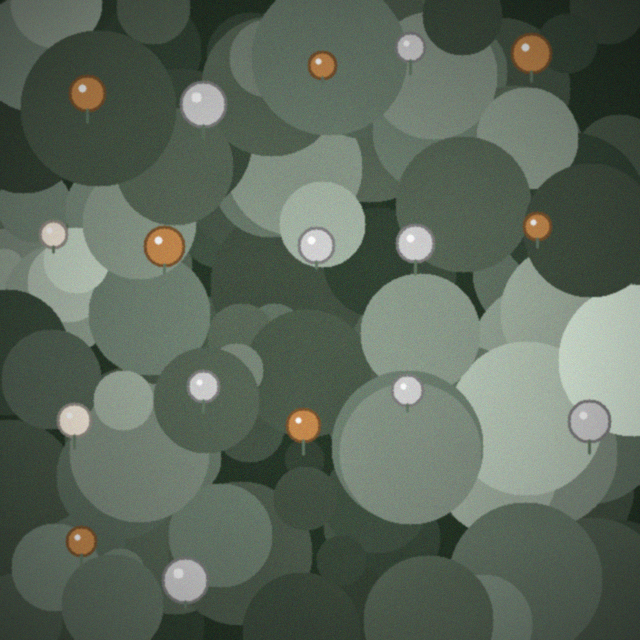
#> input picture data/images/test_synthetic/trichome_amber_peak_640px.png, 640 x 640 px
$ python -i drift.py   (imports and definitions only)   (older library calls are emulated)
#> lines starting #> are read from the running program, lines starting #| are printed output that depends on the picture
"""
active_learning.analysis.drift — Dataset drift detection for trichome datasets.

Dataset drift occurs when the distribution of new unlabeled images differs
from the training distribution. Common in trichome datasets:
  - New strains with different morphology
  - Different microscope or magnification
  - Different lighting conditions
  - Different growth stage or processing

Drift detection approaches implemented:
1. Feature-based (MMD): Maximum Mean Discrepancy on image statistics
2. Prediction-based: Shift in confidence/class distribution
3. Statistical (KS test): Kolmogorov-Smirnov test on feature distributions
4. Representation drift: Cosine distance in embedding space

If drift is detected → trigger active learning re-annotation of new samples
before including them in training.
"""

from __future__ import annotations

import logging
from dataclasses import dataclass, field
from typing import Any

import numpy as np
from numpy.typing import NDArray
from scipy import stats as scipy_stats

logger = logging.getLogger(__name__)


# ---------------------------------------------------------------------------
# Result types
# ---------------------------------------------------------------------------

@dataclass
class DriftResult:
    """Result of a drift detection test."""

    test_name: str
    """Which drift test was applied."""

    drift_detected: bool
    """True if significant drift is detected."""

    severity: str
    """'none', 'mild', 'moderate', 'severe'."""

    score: float
    """Test-specific drift score. Higher = more drift."""

    threshold: float
    """Threshold used to determine drift_detected."""

    p_value: float | None = None
    """Statistical p-value if applicable."""

    details: dict[str, Any] = field(default_factory=dict)
    """Test-specific details."""


@dataclass
class DriftReport:
    """Combined drift analysis report."""

    results: list[DriftResult]
    overall_drift_detected: bool
    recommendation: str
    num_reference_samples: int
    num_test_samples: int
    analyzed_at: str = ""


# ---------------------------------------------------------------------------
# Feature extraction
# ---------------------------------------------------------------------------

def extract_image_statistics(
    image: NDArray[np.uint8],
) -> NDArray[np.float64]:
    """
    Extract simple statistical features from an image.

    Features (17-dim):
    - RGB channel means (3)
    - RGB channel stds (3)
    - HSV channel means (3)
    - HSV channel stds (3)
    - Laplacian variance (1) — sharpness
    - Histogram entropy (3) — R/G/B histogram entropies
    - Aspect ratio (1)

    Args:
        image: HWC uint8 RGB numpy array.

    Returns:
        17-dimensional feature vector.
    """
    import cv2

    features = []

    # RGB stats
    for c in range(3):
        ch = image[:, :, c].astype(np.float64)
        features.append(ch.mean())
        features.append(ch.std())
#> this loop made 3 passes
#> pass 1, in extract_image_statistics, `ch = image[:, :, c].astype(np.float64)`:
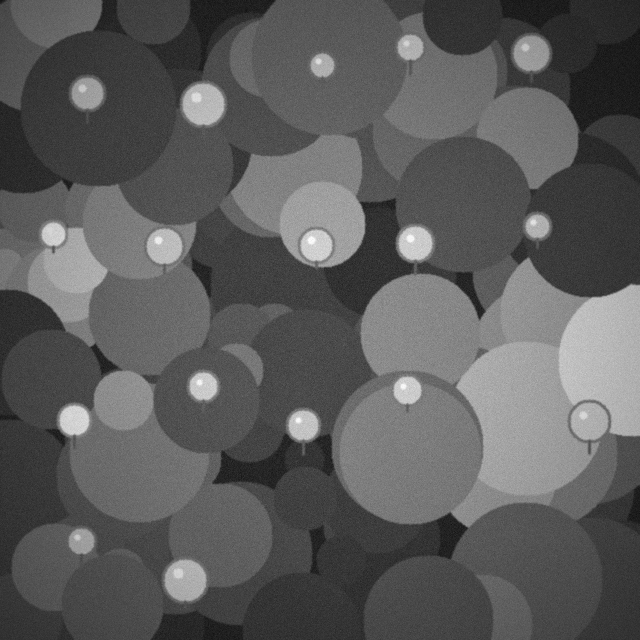
#> ch: shape (640, 640) float64; min 14, max 251, mean 91.8
#> after the loop, features = [91.83, 39.24, 103.6, 38.04, 90.34, 38.33]

    # HSV stats
    hsv = cv2.cvtColor(image, cv2.COLOR_RGB2HSV)
#> hsv: shape (640, 640, 3); mean H, S, V 60, 44.1, 104.5
    for c in range(3):
        ch = hsv[:, :, c].astype(np.float64)
        features.append(ch.mean())
        features.append(ch.std())
#> this loop made 3 passes
#> pass 1, in extract_image_statistics, `ch = hsv[:, :, c].astype(np.float64)`:
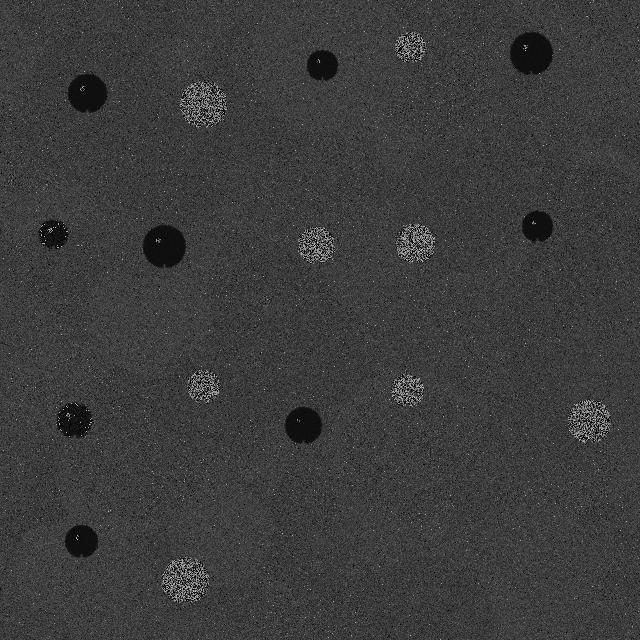
#> ch: shape (640, 640) float64; min 0, max 179, mean 60
#> pass 2, in extract_image_statistics, `ch = hsv[:, :, c].astype(np.float64)`:
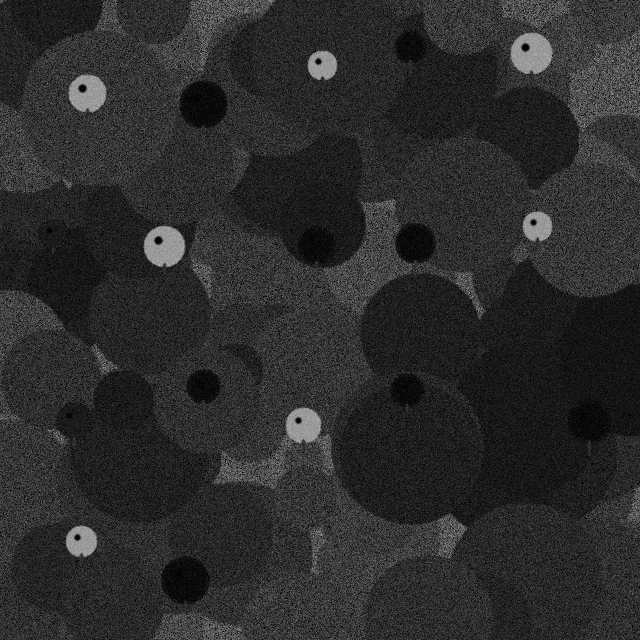
#> ch: shape (640, 640) float64; min 0, max 188, mean 44.1
#> after the loop, features = [91.83, 39.24, 103.6, 38.04, 90.34, 38.33, 60, 17.51, 44.07, 24.39, 104.5, 38.83]

    # Sharpness (Laplacian variance)
    gray = cv2.cvtColor(image, cv2.COLOR_RGB2GRAY)
    lap = cv2.Laplacian(gray, cv2.CV_64F)
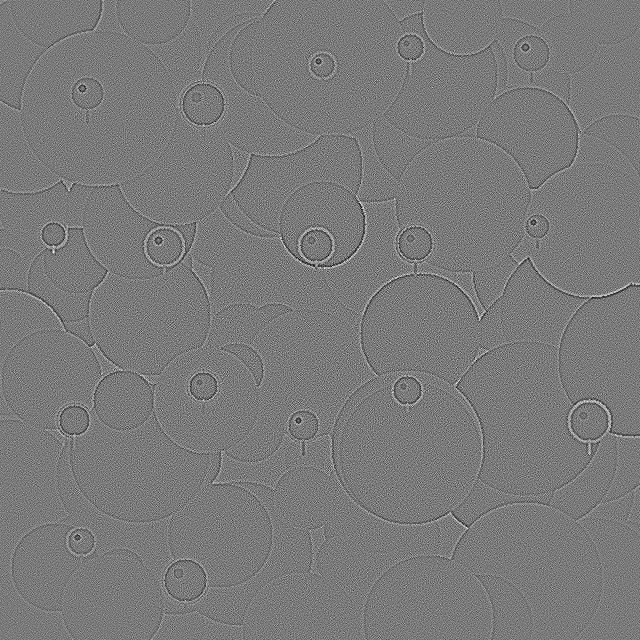
#> lap: shape (640, 640) float64; min -75, max 81, mean 0; drawn with min black and max white
    features.append(lap.var())

    # Histogram entropy (R, G, B)
    for c in range(3):
        hist, _ = np.histogram(image[:, :, c], bins=32, range=(0, 256))
        hist = hist / hist.sum()
        # Shannon entropy
        h = -np.sum(hist * np.log(hist + 1e-10))
        features.append(h)
#> this loop made 3 passes
#> h on passes 1 to 3: 2.9, 2.89, 2.88
#> after the loop, features = [91.83, 39.24, 103.6, 38.04, 90.34, 38.33, 60, 17.51, 44.07, 24.39, 104.5, 38.83, 194, 2.9, 2.89, 2.88]

    # Aspect ratio
    h_px, w_px = image.shape[:2]
#> h_px = 640; w_px = 640
    features.append(w_px / max(h_px, 1))

    return np.array(features, dtype=np.float64)


# ---------------------------------------------------------------------------
# MMD (Maximum Mean Discrepancy)
# ---------------------------------------------------------------------------

# [181 lines left out: functions compute_mmd, compute_ks_drift, compute_prediction_drift, not called in this run]


# ---------------------------------------------------------------------------
# Main drift detector
# ---------------------------------------------------------------------------

class DriftDetector:
    """
    Combined drift detector for trichome datasets.

    Runs multiple drift tests and aggregates results.
    Triggers active learning re-annotation recommendation when drift detected.

    Usage::

        detector = DriftDetector()
        detector.fit_reference(reference_features)

        report = detector.analyze(new_features, new_class_dist)
        if report.overall_drift_detected:
            # Route new images to active learning queue
    """

    # [127 lines left out: functions __init__, fit_reference, analyze, not called in this run]

>>> import cv2
>>> picture = cv2.cvtColor(cv2.imread('../../data/images/test_synthetic/trichome_amber_peak_640px.png'), cv2.COLOR_BGR2RGB)
>>> result = extract_image_statistics(picture)
#> result = 17 values, max 194 at index 12, min 1 at index 16, mean 52.61

$ run again, on data/images/test_synthetic/trichome_clear_dominant_960px.png
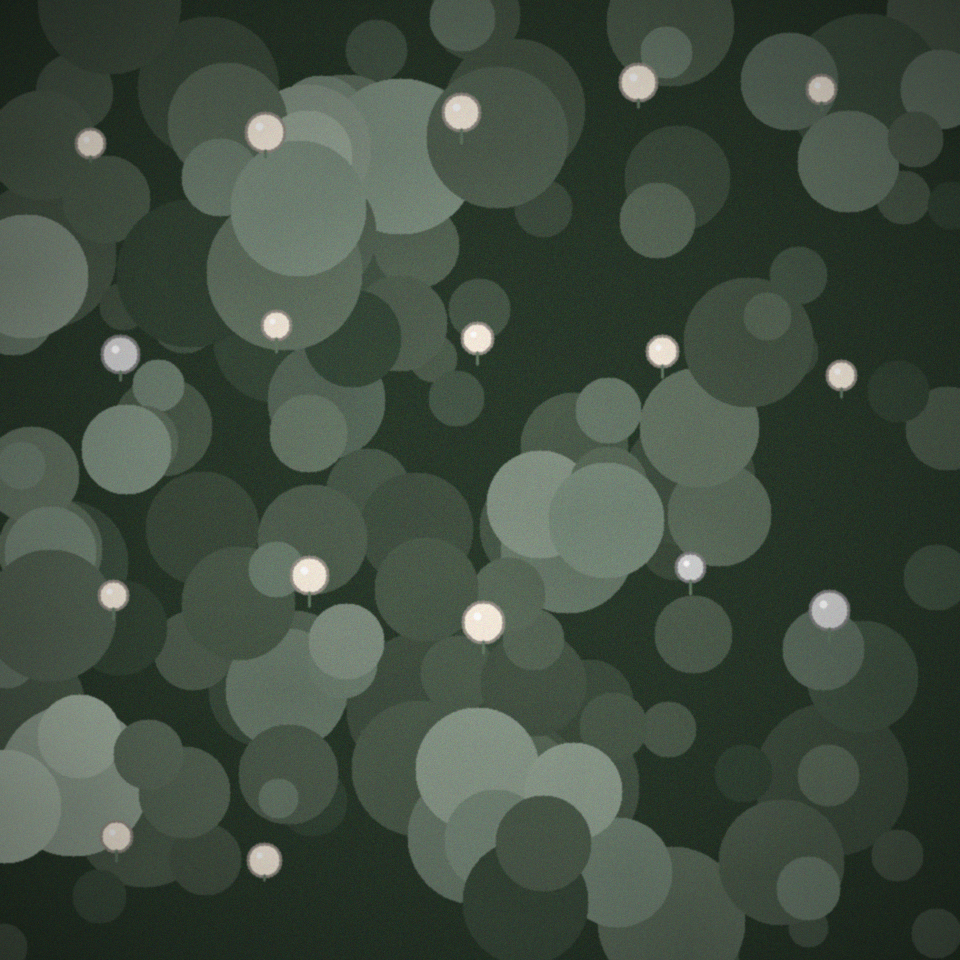
#> input picture data/images/test_synthetic/trichome_clear_dominant_960px.png, 960 x 960 px
#> after the loop in extract_image_statistics, `for c in range(3):`: features = [64.17, 32.12, 76.91, 31.34, 64.18, 30.88]
#> hsv: shape (960, 960, 3); mean H, S, V 60.3, 57, 77.1
#> the loop in extract_image_statistics, `for c in range(3):` made 3 passes
#> pass 2, in extract_image_statistics, `ch = hsv[:, :, c].astype(np.float64)`:
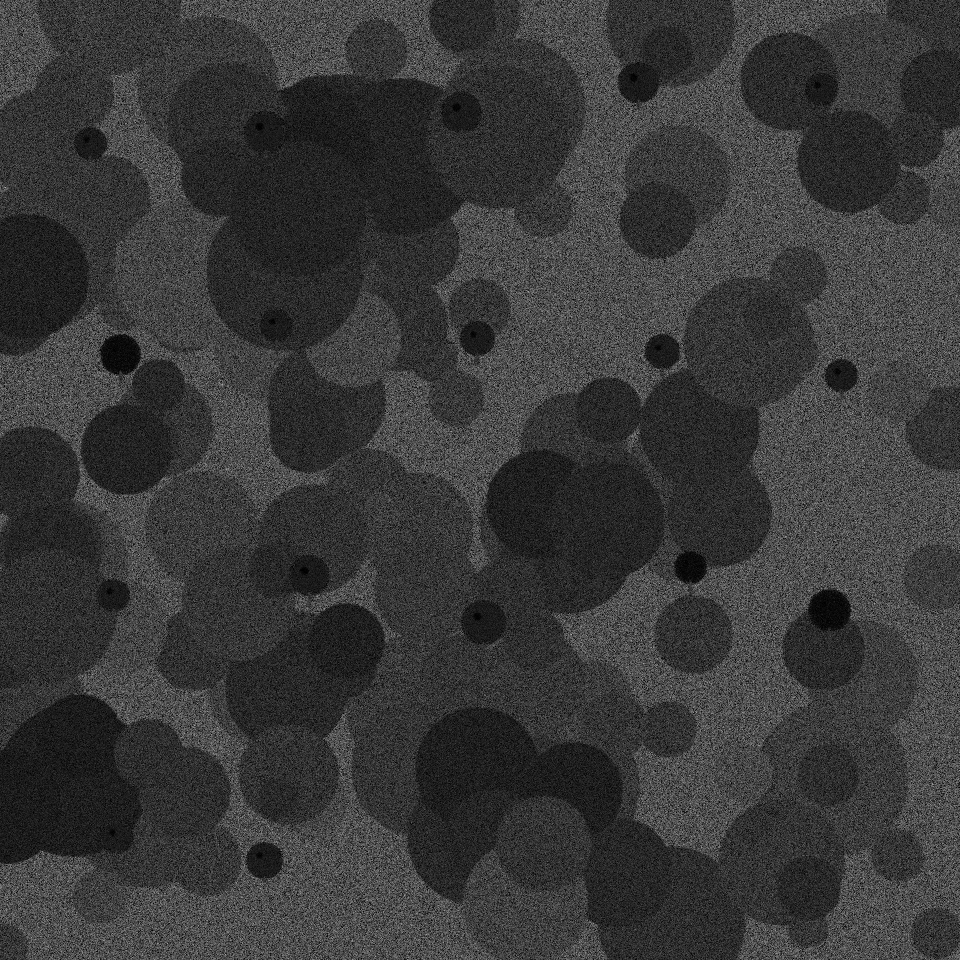
#> ch: shape (960, 960) float64; min 0, max 180, mean 57
#> after the loop in extract_image_statistics, `for c in range(3):`: features = [64.17, 32.12, 76.91, 31.34, 64.18, 30.88, 60.34, 15.33, 57, 25.44, 77.11, 31.78]
#> in extract_image_statistics, `lap = cv2.Laplacian(gray, cv2.CV_64F)`:
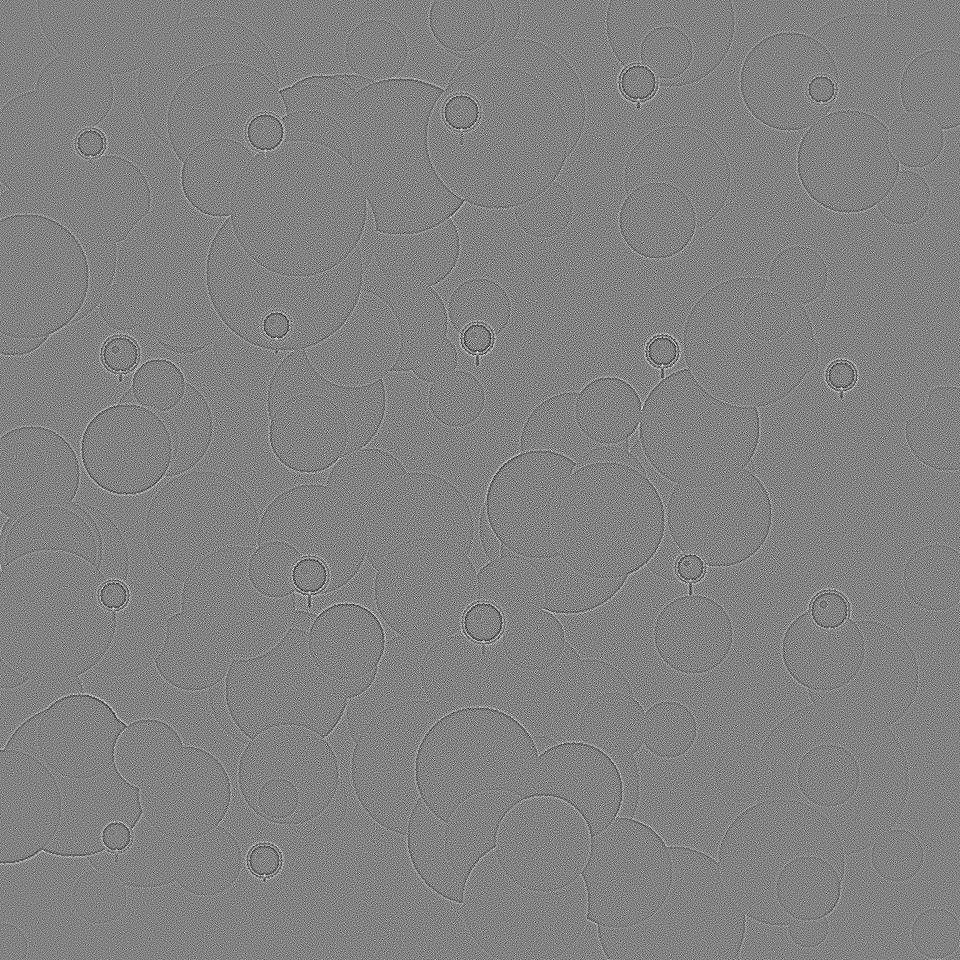
#> lap: shape (960, 960) float64; min -80, max 76, mean 0; drawn with min black and max white
#> the loop in extract_image_statistics, `for c in range(3):` made 3 passes
#> h on passes 1 to 3: 2.56, 2.59, 2.55
#> after the loop in extract_image_statistics, `for c in range(3):`: features = [64.17, 32.12, 76.91, 31.34, 64.18, 30.88, 60.34, 15.33, 57, 25.44, 77.11, 31.78, 184.8, 2.56, 2.59, 2.55]
#> result = 17 values, max 184.8 at index 12, min 1 at index 16, mean 44.71

$ run again, on data/images/test_synthetic/trichome_cloudy_dominant_960px.png
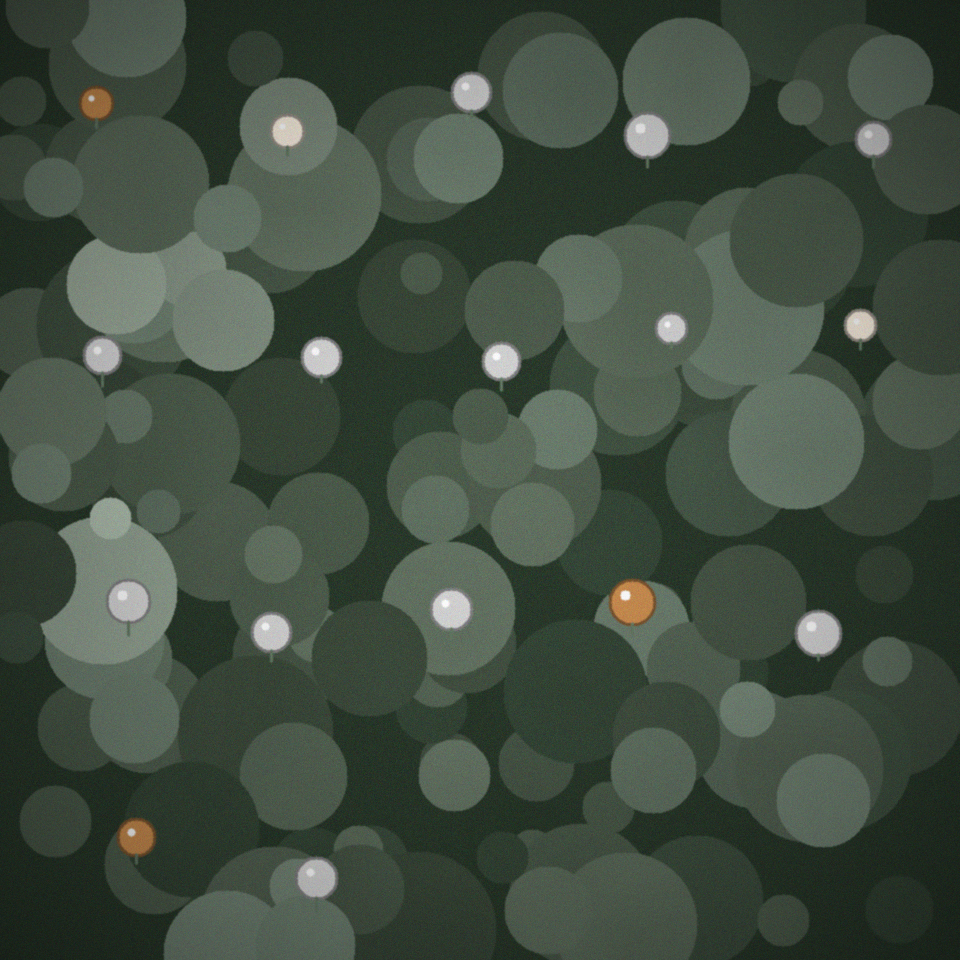
#> input picture data/images/test_synthetic/trichome_cloudy_dominant_960px.png, 960 x 960 px
#> after the loop in extract_image_statistics, `for c in range(3):`: features = [64.78, 29.64, 77.38, 28.66, 64.59, 28.74]
#> hsv: shape (960, 960, 3); mean H, S, V 60.9, 56.2, 77.7
#> the loop in extract_image_statistics, `for c in range(3):` made 3 passes
#> pass 2, in extract_image_statistics, `ch = hsv[:, :, c].astype(np.float64)`:
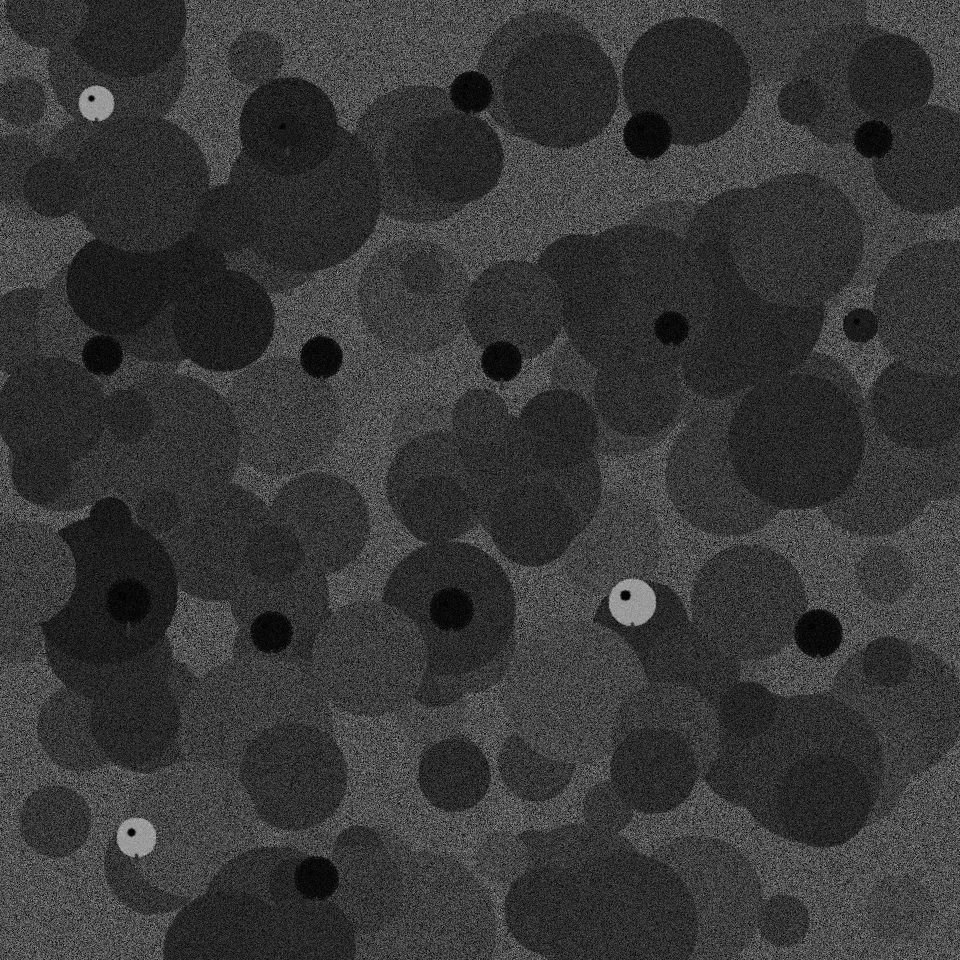
#> ch: shape (960, 960) float64; min 0, max 183, mean 56.2
#> after the loop in extract_image_statistics, `for c in range(3):`: features = [64.78, 29.64, 77.38, 28.66, 64.59, 28.74, 60.86, 16.15, 56.17, 25.39, 77.72, 29.28]
#> in extract_image_statistics, `lap = cv2.Laplacian(gray, cv2.CV_64F)`:
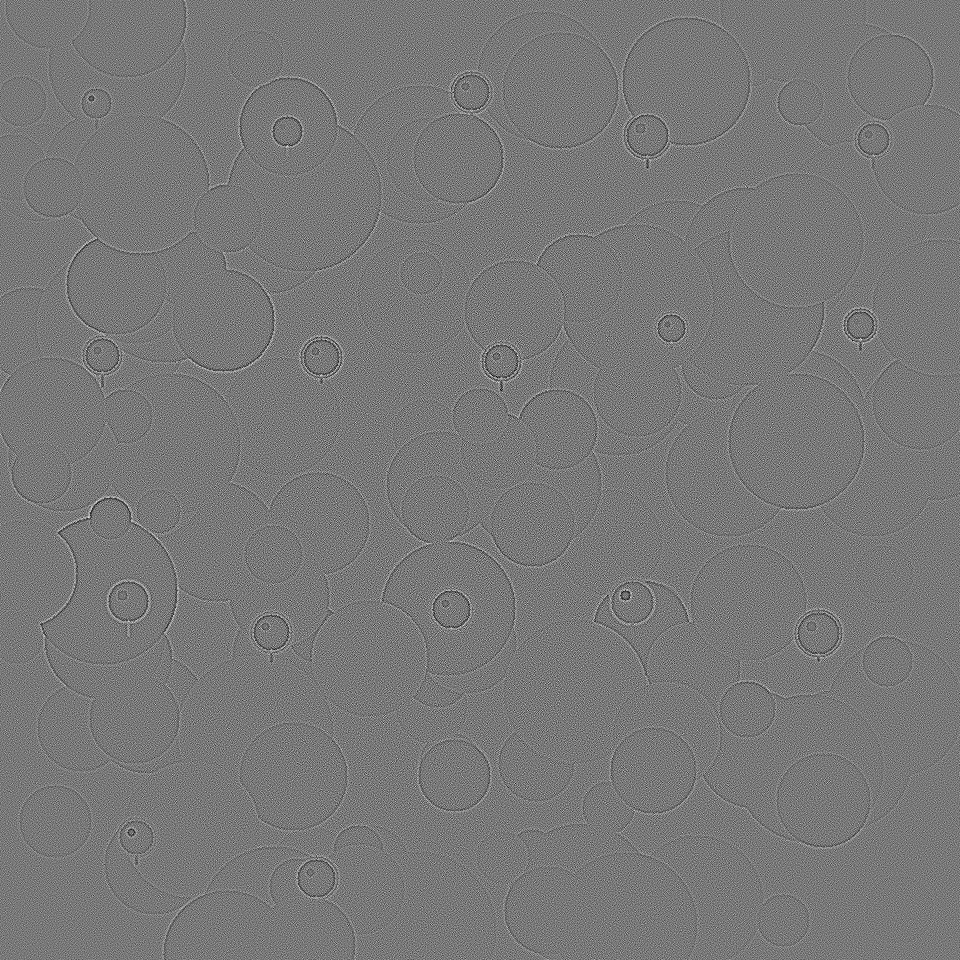
#> lap: shape (960, 960) float64; min -73, max 81, mean 0; drawn with min black and max white
#> the loop in extract_image_statistics, `for c in range(3):` made 3 passes
#> h on passes 1 to 3: 2.55, 2.57, 2.53
#> after the loop in extract_image_statistics, `for c in range(3):`: features = [64.78, 29.64, 77.38, 28.66, 64.59, 28.74, 60.86, 16.15, 56.17, 25.39, 77.72, 29.28, 184, 2.55, 2.57, 2.53]
#> result = 17 values, max 184 at index 12, min 1 at index 16, mean 44.24
